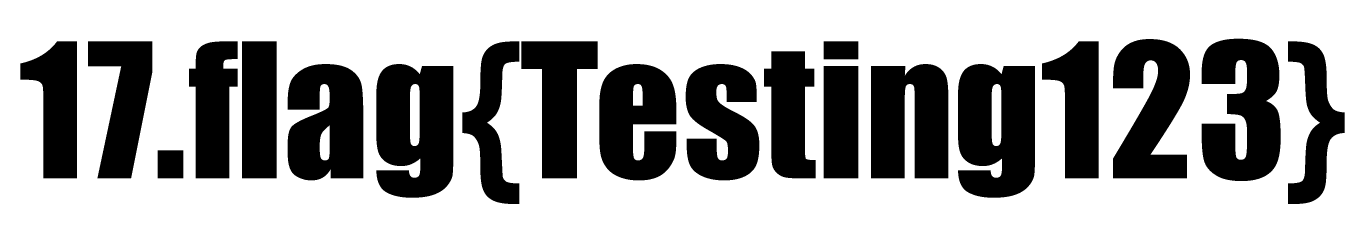
#> input picture flag17.png, 4096 x 706 px (shown at 1/3 size)
$ python painter_old.py   (older library calls are emulated)
#> lines starting #> are read from the running program, lines starting #| are printed output that depends on the picture; after the words box and inside, x2 and y2 are one past the last pixel; in counts of white or black regions, pixels touching at a corner belong together
#!/usr/bin/env python3

from PIL import Image
import math
import struct

out_cols = 191

image = Image.open("flag17.png")
#> image is the input picture: PIL image 4096x706 RGB; 65.7% white; 20 black regions, largest, box (x1, y1, x2, y2) and area: (1129, 192, 1360, 593) 78229, (2874, 192, 3105, 593) 78219, (3605, 116, 3842, 543) 72976
in_cols, in_rows = image.size
#> in_cols = 4096; in_rows = 706
out_rows = round(out_cols * in_rows / in_cols)
#> out_rows = 33

image = image.rotate(180)
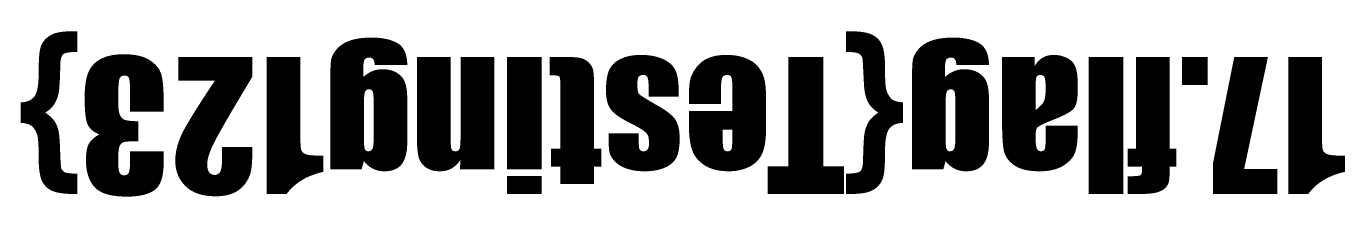
#> image: PIL image 4096x706 RGB (shown at 1/3 size); 65.7% white; 20 black regions, largest, box (x1, y1, x2, y2) and area: (2736, 113, 2967, 514) 78229, (991, 113, 1222, 514) 78219, (254, 163, 491, 590) 72976
image = image.resize((out_cols, out_rows), Image.ANTIALIAS)
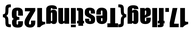
#> image: PIL image 191x33 RGB; min 0, max 255, mean 167.9
image = image.convert('L')
#> image: PIL image 191x33 L
pixels = list(image.getdata())
#> pixels = 6303 values, max 255 at index 0, min 0 at index 962, mean 167.9

with open('paint-mask.raw', 'wb') as f:
    for r in range(out_rows):
        row = pixels[r * out_cols:(r+1) * out_cols]
        for i in range(0, out_cols, 19):
            row[i] = 192
        row = [math.pow(10, (p / 255) * 0.8 - 0.4) for p in row]
        row = ([0] * 478) + row + ([0] * 711) + row + ([0] * 477)
        print(len(row))
        for _ in range(20):
            for i in range(2048):
                f.write(struct.pack('ff', row[i], 0))
#> this loop made 33 passes
#| 2048
#| 2048
#| 2048
#| 2048
#| 2048
#| 2048
#| 2048
#| 2048
#> (further printed lines are left out)

$ run again, with flag16.png copied over flag17.png
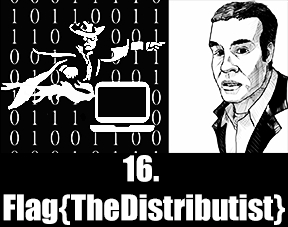
#> input picture flag16.png, 288 x 227 px
#> image is the input picture: PIL image 288x227 RGBA; mean R, G, B, A 97.4, 97.4, 97.4, 255
#> `image = image.rotate(180)`:
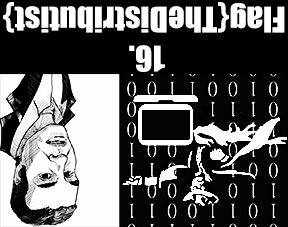
#> image: PIL image 288x227 RGBA; mean R, G, B, A 97.4, 97.4, 97.4, 255
#> `image = image.resize((out_cols, out_rows), Image.ANTIALIAS)`:
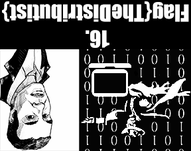
#> image: PIL image 191x151 RGBA; mean R, G, B, A 97.5, 97.5, 97.5, 255
#> pixels = 28841 items
#> the loop `for r in range(out_rows):` made 151 passes
#| 2048
#| 2048
#| 2048
#| 2048
#| 2048
#> (further printed lines are left out)
